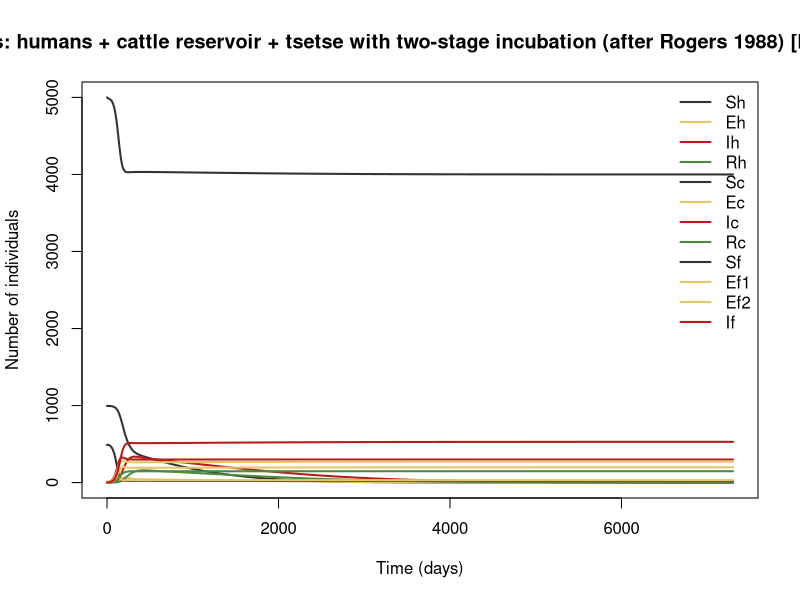

Recreate this plot in R.
## African trypanosomiasis: humans + cattle reservoir + tsetse with two-stage incubation (after Rogers 1988) [ILLUSTRATIVE-COMPOSITE]
## Rhodesian sleeping sickness / animal trypanosomiasis (T. brucei rhodesiense, Glossina spp.), East Africa.
## Parameter values: 0 of 17 checked against the source; the rest are recalled or illustrative.
## Reference: Rogers DJ (1988). A general model for the African trypanosomiases. Parasitology 97(1):193–212. https://doi.org/10.1017/S0031182000066853 . It is a multi-host, single-vector Ross–Macdonald generalisation with host-specific feeding fractions and…
## Source: https://doi.org/10.1017/S0031182000066853
##
## Generated from a compartmental model diagram (model format v1).
## Regenerating from the same diagram always gives this exact file.
##
## Compartments: Sh, Eh, Ih, Rh, Sc, Ec, Ic, Rc, Sf, Ef1, Ef2, If
## Flows (time unit: days):
##   (outside) -> Sh   : mu_h * Nh
##   Sh -> Eh          : lam_h * Sh
##   Eh -> Ih          : nu_h * Eh
##   Ih -> Rh          : gam_h * Ih
##   Ih -> (outside)   : d_h * Ih
##   Rh -> Sh          : rho_h * Rh
##   Sh -> (outside)   : mu_h * Sh
##   Eh -> (outside)   : mu_h * Eh
##   Ih -> (outside)   : mu_h * Ih
##   Rh -> (outside)   : mu_h * Rh
##   (outside) -> Sc   : mu_c * Nc
##   Sc -> Ec          : lam_c * Sc
##   Ec -> Ic          : nu_c * Ec
##   Ic -> Rc          : gam_c * Ic
##   Rc -> Sc          : rho_c * Rc
##   Sc -> (outside)   : mu_c * Sc
##   Ec -> (outside)   : mu_c * Ec
##   Ic -> (outside)   : mu_c * Ic
##   Rc -> (outside)   : mu_c * Rc
##   (outside) -> Sf   : mu_f * Nf
##   Sf -> Ef1         : lam_f * Sf
##   Ef1 -> Ef2        : 2 / eip * Ef1
##   Ef2 -> If         : 2 / eip * Ef2
##   Sf -> (outside)   : mu_f * Sf
##   Ef1 -> (outside)  : mu_f * Ef1
##   Ef2 -> (outside)  : mu_f * Ef2
##   If -> (outside)   : mu_f * If

library(deSolve)

# ---- Time ------------------------------------------------------------
times <- seq(0, 7300, by = 10)  # days

# ---- Parameters ------------------------------------------------------
parameters <- c(
  a_f = 0.25,      # feeding rate (every 4 d) (1/day)
  f_hum = 0.1,     # fraction of meals on humans; the rest on cattle
  b_fh = 0.6,      # fly → human per-bite probability
  b_fc = 0.6,      # fly → cattle per-bite probability
  p_hf = 0.05,     # human → fly per-meal probability (low because mainly teneral flies are susceptible)
  p_cf = 0.05,     # cattle → fly per-meal probability
  mu_f = 0.03,     # tsetse mortality (1/day)
  eip = 25,        # EIP of T. brucei (two Erlang stages at rate 2/eip each) (days)
  nu_h = 0.0714,   # 1/14 d human incubation (1/day)
  gam_h = 0.0083,  # 1/120 d to treatment/recovery (1/day)
  d_h = 0.0017,    # disease death (1/day)
  rho_h = 0.0167,  # loss of protection after treatment (1/day)
  mu_h = 4.57e-5,  # human birth/death (1/day)
  nu_c = 0.1,      # cattle incubation (1/day)
  gam_c = 0.01,    # cattle recovery (100 d infectious) (1/day)
  rho_c = 0.02,    # cattle waning (1/day)
  mu_c = 3.65e-4   # cattle birth/death (7.5 yr) (1/day)
)

# ---- Initial conditions ----------------------------------------------
state <- c(
  Sh = 995,   # susceptible humans
  Eh = 0,     # incubating humans
  Ih = 5,     # infectious humans
  Rh = 0,     # treated/recovered (temporary)
  Sc = 490,   # susceptible cattle
  Ec = 0,     # incubating cattle
  Ic = 10,    # infectious cattle
  Rc = 0,     # recovered cattle
  Sf = 5000,  # susceptible tsetse
  Ef1 = 0,    # tsetse in EIP stage 1
  Ef2 = 0,    # tsetse in EIP stage 2
  If = 0      # infectious tsetse
)

# ---- Model equations -------------------------------------------------
trypanosomiasis_rogers1988_model <- function(t, state, parameters) {
  with(as.list(c(state, parameters)), {
    # Total population
    N <- Sh + Eh + Ih + Rh

    # Derived quantities
    Nh <- Sh + Eh + Ih + Rh
    Nc <- Sc + Ec + Ic + Rc
    Nf <- Sf + Ef1 + Ef2 + If
    lam_h <- a_f * f_hum * b_fh * If / Nh                                   # human force of infection
    lam_c <- a_f * (1 - f_hum) * b_fc * If / Nc                             # cattle force of infection
    lam_f <- a_f * (f_hum * p_hf * Ih / Nh + (1 - f_hum) * p_cf * Ic / Nc)  # tsetse force of infection

    # Rates of change
    dSh <- mu_h * Nh - lam_h * Sh + rho_h * Rh - mu_h * Sh
    dEh <- lam_h * Sh - nu_h * Eh - mu_h * Eh
    dIh <- nu_h * Eh - gam_h * Ih - d_h * Ih - mu_h * Ih
    dRh <- gam_h * Ih - rho_h * Rh - mu_h * Rh
    dSc <- mu_c * Nc - lam_c * Sc + rho_c * Rc - mu_c * Sc
    dEc <- lam_c * Sc - nu_c * Ec - mu_c * Ec
    dIc <- nu_c * Ec - gam_c * Ic - mu_c * Ic
    dRc <- gam_c * Ic - rho_c * Rc - mu_c * Rc
    dSf <- mu_f * Nf - lam_f * Sf - mu_f * Sf
    dEf1 <- lam_f * Sf - 2 / eip * Ef1 - mu_f * Ef1
    dEf2 <- 2 / eip * Ef1 - 2 / eip * Ef2 - mu_f * Ef2
    dIf <- 2 / eip * Ef2 - mu_f * If

    list(c(dSh, dEh, dIh, dRh, dSc, dEc, dIc, dRc, dSf, dEf1, dEf2, dIf))
  })
}

# ---- Solve -----------------------------------------------------------
out <- ode(y = state, times = times, func = trypanosomiasis_rogers1988_model, parms = parameters)
out <- as.data.frame(out)

# ---- Plot ------------------------------------------------------------
compartment_cols <- c(Sh = "#333333", Eh = "#E8C468", Ih = "#B71C1C", Rh = "#4E8A3E", Sc = "#333333", Ec = "#E8C468", Ic = "#B71C1C", Rc = "#4E8A3E", Sf = "#333333", Ef1 = "#E8C468", Ef2 = "#E8C468", If = "#B71C1C")
matplot(out$time, out[, names(compartment_cols)], type = "l", lty = 1, lwd = 2,
        col = compartment_cols, xlab = "Time (days)", ylab = "Number of individuals",
        main = "African trypanosomiasis: humans + cattle reservoir + tsetse with two-stage incubation (after Rogers 1988) [ILLUSTRATIVE-COMPOSITE]")
legend("topright", legend = names(compartment_cols), col = compartment_cols,
       lty = 1, lwd = 2, bty = "n")
